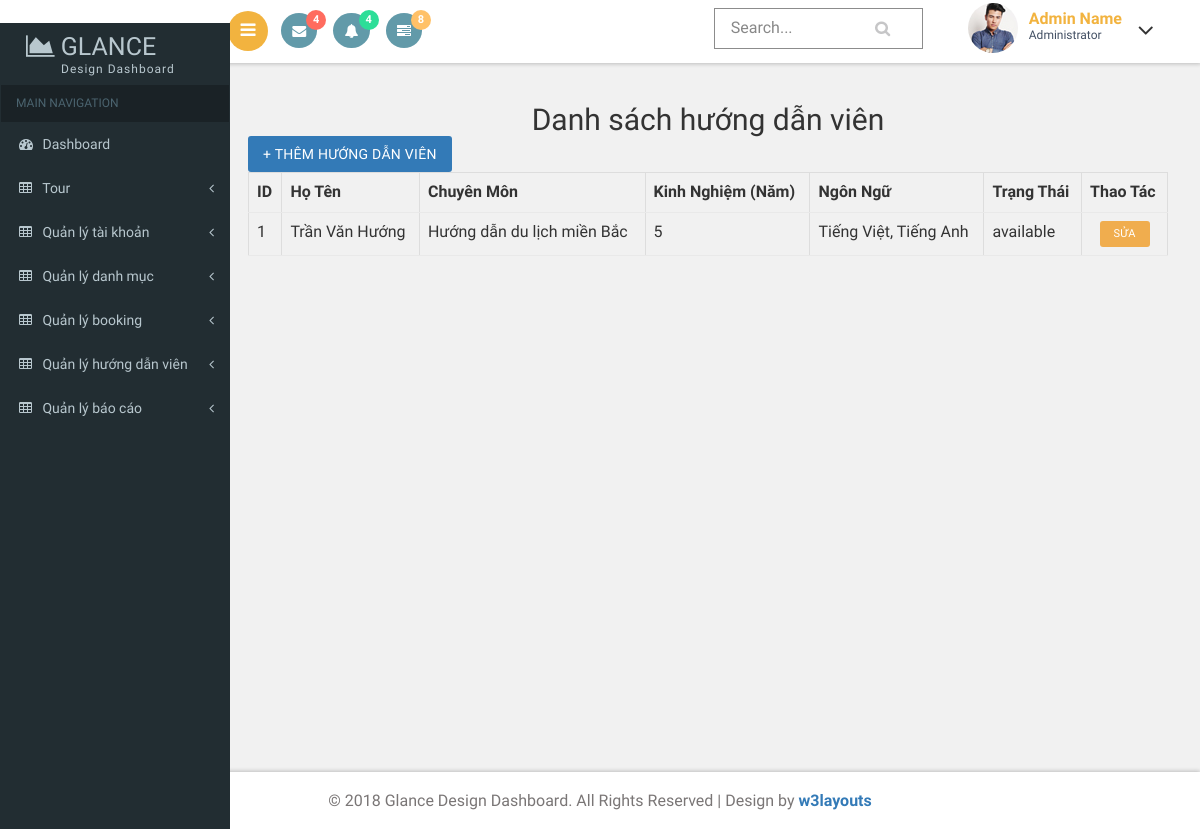
The page /index.php?act=admin_guides (signed in) on the database as committed earlier.
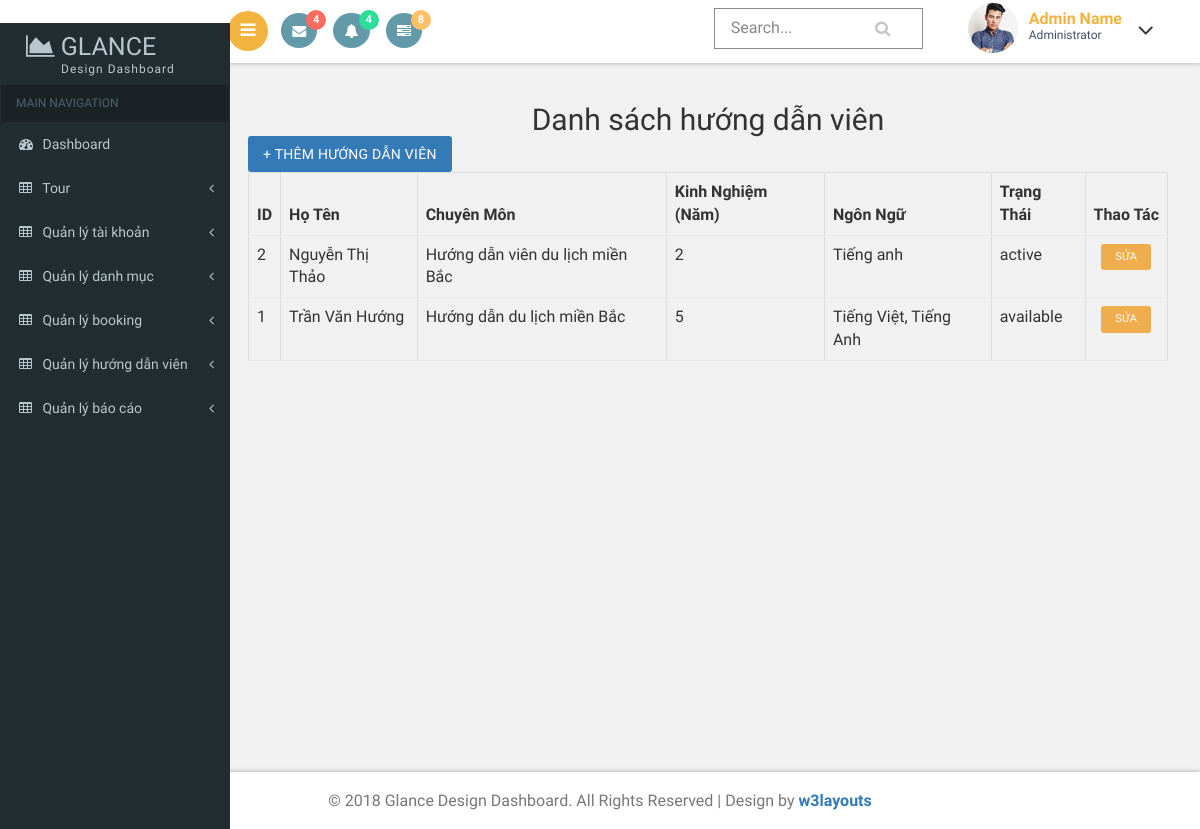
The same page on the database as committed later.
### tables this page shows
CREATE TABLE `guides` (
  `id` int NOT NULL,
  `user_id` int DEFAULT NULL,
  `full_name` varchar(150) DEFAULT NULL,
  `specialization` varchar(255) DEFAULT NULL,
  `experience_years` int DEFAULT NULL,
  `certificates` text,
  `languages` varchar(255) DEFAULT NULL,
  `status` varchar(50) DEFAULT NULL,
  `created_at` datetime DEFAULT CURRENT_TIMESTAMP,
  `updated_at` datetime DEFAULT CURRENT_TIMESTAMP ON UPDATE CURRENT_TIMESTAMP
);

### controllers/admin/GuideController.php (called while the page is built, shortened)
<?php
require_once './models/admin/GuideModel.php';
class GuideController
{
    private $model;
    public function __construct()
    {
        $this->model = new GuideModel();
    }
    public function index()
    {
        $guides = $this->model->getAll();
        require_once 'views/admin/guides/guide-list.php';
    }
}

### commons/function.php (called while the page is built, shortened)
<?php
function connectDB() {
    $host = DB_HOST;
    $port = DB_PORT;
    $dbname = DB_NAME;
    try {
        $conn = new PDO("mysql:host=$host;port=$port;dbname=$dbname", DB_USERNAME, DB_PASSWORD);
        $conn->setAttribute(PDO::ATTR_ERRMODE, PDO::ERRMODE_EXCEPTION);
        $conn->setAttribute(PDO::ATTR_DEFAULT_FETCH_MODE, PDO::FETCH_ASSOC);
        return $conn;
    } catch (PDOException $e) {
        echo ("Connection failed: " . $e->getMessage());
    }
}

### models/admin/GuideModel.php (called while the page is built, shortened)
<?php
require_once './commons/function.php';
class GuideModel
{
    private $conn;
    public function __construct()
    {
        $this->conn = connectDB();
    }
    public function getAll()
    {
        $sql = "SELECT * FROM guides ORDER BY id DESC";
        $stmt = $this->conn->prepare($sql);
        $stmt->execute();
        return $stmt->fetchAll(PDO::FETCH_ASSOC);
    }
}

### views/admin/guides/guide-list.php (the view)
<?php
require_once __DIR__ . '/../../layout/admin/header.php';
?>
<div id="page-wrapper">
    <div class="main-page">
        <h2 class="mb-3 text-center">Danh sách hướng dẫn viên</h2>
    <a href="?act=admin_guide_create" class="btn btn-primary mb-3 ">+ Thêm hướng dẫn viên</a>
    <table class="table table-bordered table-hover">
        <thead class="table-dark text-center">
            <tr>
                <th>ID</th>
                <th>Họ tên</th>
                <th>Chuyên môn</th>
                <th>Kinh nghiệm (năm)</th>
                <th>Ngôn ngữ</th>
                <th>Trạng thái</th>
                <th>Thao tác</th>
            </tr>
        </thead>
        <tbody>
            <?php foreach ($guides as $g): ?>
                <tr>
                    <td><?= $g['id'] ?></td>
                    <td><?= htmlspecialchars($g['full_name']) ?></td>
                    <td><?= htmlspecialchars($g['specialization']) ?></td>
                    <td><?= $g['experience_years'] ?></td>
                    <td><?= htmlspecialchars($g['languages']) ?></td>
                    <td><?= htmlspecialchars($g['status']) ?></td>
                    <td class="text-center">
                        <a href="?act=admin_guide_edit&id=<?= $g['id'] ?>" class="btn btn-warning btn-sm">Sửa</a>
                    </td>
                </tr>
            <?php endforeach; ?>
        </tbody>
    </table>
    </div>
</div>
<?php
require_once __DIR__ . '/../../layout/admin/footer.php';
?>

Rows that differ between the two databases and show on the page:
added guides: id "2", full_name "Nguyễn Thị Thảo", specialization "Hướng dẫn viên du lịch miền Bắc", experience_years "2", languages "Tiếng anh", status "active"
